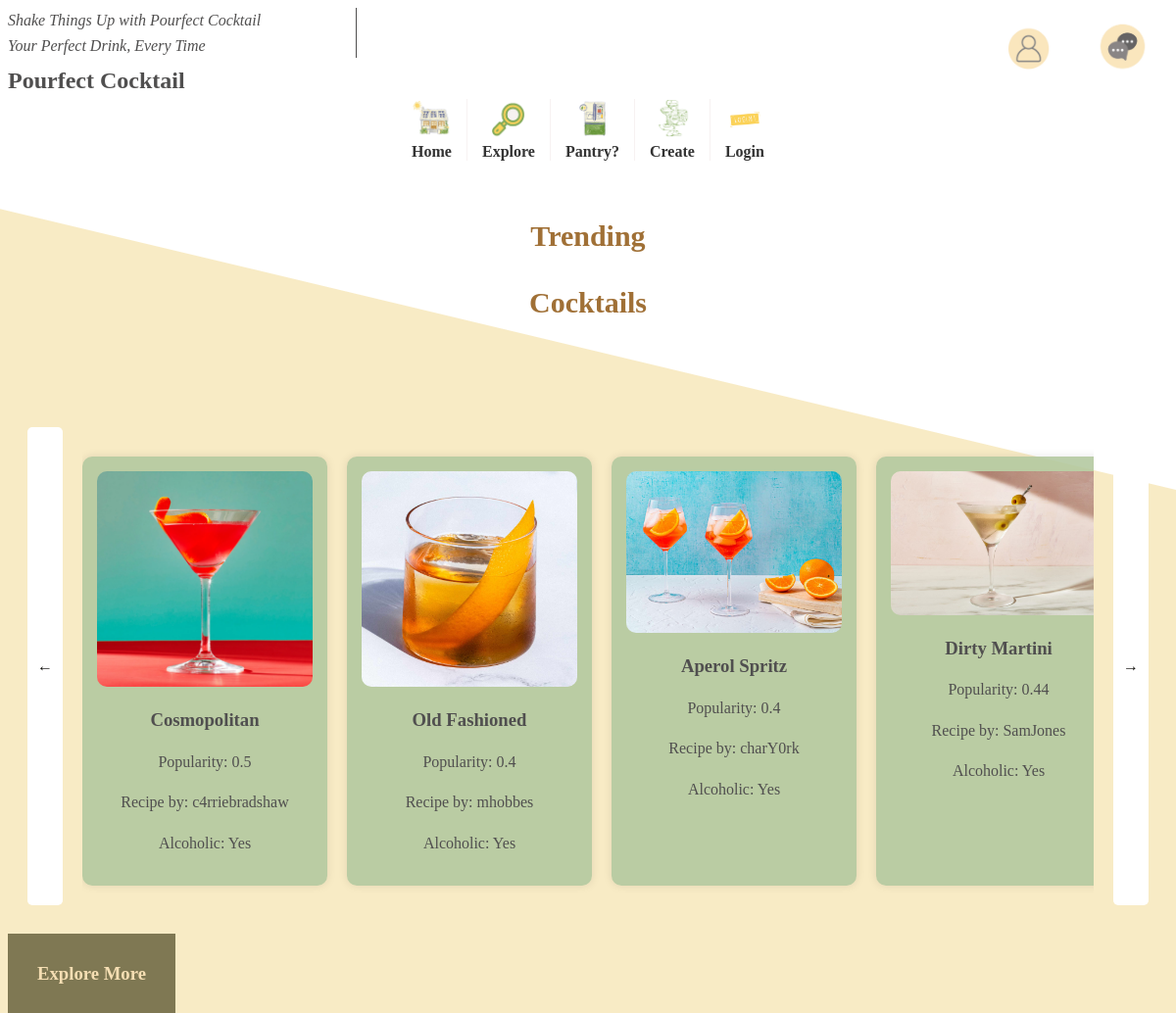
The page / on the database its author committed.
### tables this page shows
CREATE TABLE cocktails (
    id INTEGER PRIMARY KEY AUTOINCREMENT,
    name TEXT NOT NULL,
    image TEXT NOT NULL, -- Path to image in static folder
    popularity INTEGER DEFAULT 5, -- Number of likes
    reviews_number INTEGER DEFAULT 1,
    alcohol_content INTEGER NOT NULL,
    recipe_by TEXT NOT NULL
, method TEXT NOT NULL DEFAULT '', created_by INTEGER NOT NULL DEFAULT 1);

### main.py (the view)
@app.route('/')
def index():
    db = get_db()
    top_cocktails = db.execute(
        "SELECT * FROM cocktails ORDER BY popularity/reviews_number DESC LIMIT 5"
    ).fetchall()
    return render_template('homepage.html', top_cocktails=top_cocktails)

### main.py (called while the page is built)
def get_db():
    if "db" not in g:
        g.db = sqlite3.connect(DATABASE, detect_types=sqlite3.PARSE_DECLTYPES)
        g.db.row_factory = sqlite3.Row
    return g.db

### templates/homepage.html (shortened to what this page needs)
<!DOCTYPE html>
<html lang="en">
<head>
    <link rel="stylesheet" href="{{ url_for('static', filename='styles.css') }}">
</head>
<body>
    {% include 'navbar.html' %}
    <h2>
        <span style="--j:1">Trending</span>
        <br><br>
        <span style="--j:2">Cocktails</span>
    </h2>
    <div class="cocktail-container">
        <div class="cocktail-grid">
            <button id="prevBtn">←</button>
            <div class="cocktail-grid" id="cocktail-grid">
                {% for cocktail in top_cocktails %}
                    <div class="cocktail-card" onclick="goToExplore({{ cocktail['id'] }})">
                        <img src="{{ url_for('static', filename=cocktail['image']) }}" alt="{{ cocktail['name'] }}">
                        <h3>{{ cocktail['name'] }}</h3>
                        <p>Popularity: {{ cocktail['popularity'] / (cocktail['reviews_number'] * 5) }}</p>
                        <p>Recipe by: {{ cocktail['recipe_by'] }}</p>
                        <p>Alcoholic: {% if cocktail['alcohol_content'] == 1 %} Yes {% else %} No {% endif %}</p>
                    </div>
                {% endfor %}
            </div>
            <button id="nextBtn">→</button>
        </div>
    </div>
    <h3><a href="explore.html">Explore More</a></h3>
</body>
</html>

### templates/navbar.html (shortened to what this page needs)
<section>
    <div class="custom-shape-divider-top-1739903469">
        <svg data-name="Layer 1" xmlns="http://www.w3.org/2000/svg" viewBox="0 0 1200 120" preserveAspectRatio="none">
            <path d="M892.25 114.72L0 0 0 120 1200 120 1200 0 892.25 114.72z" class="shape-fill"></path>
        </svg>
    </div>
    <div class="top-nav">
        <ul>
            <li>
                {% if session.user_id %}
                <a href="userpage.html"><img src="{{ url_for('static', filename='user.png') }}" alt="User Image"></a>
                {% else %}
                <a href="login.html"><img src="{{ url_for('static', filename='user.png') }}" alt="User Image"></a>
                {% endif %}
            </li>
            <li><a href="questions.html"><img src="{{ url_for('static', filename='questions.png') }}" alt="Questions Image"></a></li>
        </ul>
    </div>
    <div class="slogan">
        <p><i>Shake Things Up with Pourfect Cocktail<br>Your Perfect Drink, Every Time</i></p>
        <h1>Pourfect Cocktail</h1>
    </div>
    <div class="main-nav">
        <nav>
            <ul>
                <li><a href="{{ url_for('homepage') }}"><img src="{{ url_for('static', filename='home.png') }}" alt="Home Image"> Home</a></li>
                <li><a href="{{ url_for('explore') }}"><img src="{{ url_for('static', filename='search.png') }}" alt="Explore"> Explore</a></li>
                <li><a href="{{ url_for('pantry') }}"><img src="{{ url_for('static', filename='pantry.png') }}" alt="Pantry"> Pantry?</a></li>
                <li><a href="{{ url_for('creation') }}"><img src="{{ url_for('static', filename='bev.png') }}" alt="Create"> Create</a></li>
                {% if session.user_id %}
                    <li><a href="{{ url_for('logout') }}"><img src="{{ url_for('static', filename='logout.png') }}" alt="Logout"> Logout</a></li>
                {% else %}
                    <li><a href="{{ url_for('login') }}"><img src="{{ url_for('static', filename='login.png') }}" alt="Login"> Login</a></li>
                {% endif %}
            </ul>
        </nav>
    </div>
</section>

### static/styles.css (style rules this page uses)
body { background-color: rgb(248, 235, 197); font-family: "Tinos", serif; color: #504f4f; }
.custom-shape-divider-top-1739903469 { position: absolute; top: 0; left: 0; width: 100%; overflow: hidden; line-height: 0; transform: rotate(180deg); }
.custom-shape-divider-top-1739903469 svg { position: relative; display: block; width: calc(224% + 1.3px); height: 500px; }
.custom-shape-divider-top-1739903469 { z-index: -1; }
.top-nav { position: fixed; right: 0; padding: 0px; background-color: #ffffff56; transition: top 0.3s; z-index: 1000; }
.top-nav ul { display: flex; padding: 0; margin: 0; }
.top-nav li { margin-right: 15px; list-style-type: none; }
.top-nav a { display: inline-block; }
.top-nav img { width: 80px; height: auto; cursor: pointer; }
h1 { margin-bottom: 30px; }
.slogan { text-align: left; margin: 0; padding: 0; }
.slogan p { margin: 5px 0; padding: 0; }
.slogan p { overflow: hidden; white-space: nowrap; border-right: 1px solid; animation: typing 3s steps(30) forwards, blink 1s step-end }
.slogan h1 { margin-top: 10px; margin-bottom: 5px; padding: 0; }
nav { color: white; }
nav ul { list-style: none; display: flex; justify-content: center; padding: 0; }
nav ul li { margin: 0 20px; }
nav ul li a { text-decoration: none; color: #393939; font-weight: bold; font-size: 18px; transition: color 0.3s ease-in-out; }
nav ul { list-style: none; padding: 0; margin: 0; display: flex; }
nav ul li { padding: 0 15px; margin: 0; }
nav ul li:not(:last-child) { border-right: 1px solid #f7f2f2; }
.main-nav ul li a { display: flex; flex-direction: column; align-items: center; justify-content: center; text-decoration: none; color: #333; font-size: 16px; font-weight: bold; }
.main-nav ul li a img { width: 40px; height: 40px; object-fit: contain; margin-bottom: 5px; display: block; }
div { box-sizing: border-box; }
h2 { font-size: 30px; margin-top: 20px; padding-top: 20px; color:#a07036; text-align: center; }
h2 span { position: relative; top: 20px; display:inline; animation: bounce 2s ease infinite alternate; animation-delay: calc(var(--n) * 0.1s); }
.cocktail-container { display: flex; position: relative; align-items: center; justify-content: center; gap: 100px; }
.cocktail-grid { display: flex; overflow-x: auto; margin-top: 10px; scroll-snap-type: x mandatory; scroll-padding-left: 20px; scrollbar-width: none; }
.cocktail-card { background: rgb(250, 236, 212); padding: 15px; box-shadow: 0px 0px 10px rgba(0, 0, 0, 0.1); text-align: center; width: 250px; flex: 0 0 auto; scroll-snap-align: start; }
button { background-color: white; size: 20px; padding: 10px; color: rgb(17, 16, 12); box-shadow: none; border: none; border-radius: 5px; cursor: pointer; font-size: 16px; font-family: "Tinos", serif; }
p { font-size: 16px; line-height: 1.6; }
div a { text-decoration: none; color: #7a3826; }
div a img { border-radius: 10px; transition: transform 0.3s ease-in-out; }
h3 a { background-color: rgb(127, 120, 83); color: wheat; width: 200px; padding: 30px; text-align: center; justify-content: center; text-decoration: none; }
.cocktail-container { margin-top: 80px; padding : 20px; text-align: center; overflow-x: hidden; }
.cocktail-grid { display: flex; overflow-x: auto; gap: 20px; padding: 20px 0; scroll-snap-type: x mandatory; justify-content: flex-start; width: 100%; scroll-padding-left: 20px; }
.cocktail-card { background: #b1c79ede; padding: 15px; border-radius: 10px; box-shadow: 0px 0px 10px rgba(0, 0, 0, 0.1); text-align: center; width: 250px; flex: 0 0 auto; scroll-snap-align: start; }
.cocktail-card img { width: 100%; border-radius: 10px; height: auto; transition: transform 0.3s ease-in-out; }

### rows shown on the page
cocktails: image (picture), name "Cosmopolitan", cocktail['popularity']/(cocktail['reviews_number']*5) "0.5", recipe_by "c4rriebradshaw", alcohol_content "Yes"
cocktails: image (picture), name "Old Fashioned", cocktail['popularity']/(cocktail['reviews_number']*5) "0.4", recipe_by "mhobbes", alcohol_content "Yes"
cocktails: image (picture), name "Aperol Spritz", cocktail['popularity']/(cocktail['reviews_number']*5) "0.4", recipe_by "charY0rk", alcohol_content "Yes"
cocktails: image (picture), name "Dirty Martini", cocktail['popularity']/(cocktail['reviews_number']*5) "0.44", recipe_by "SamJones", alcohol_content "Yes"
